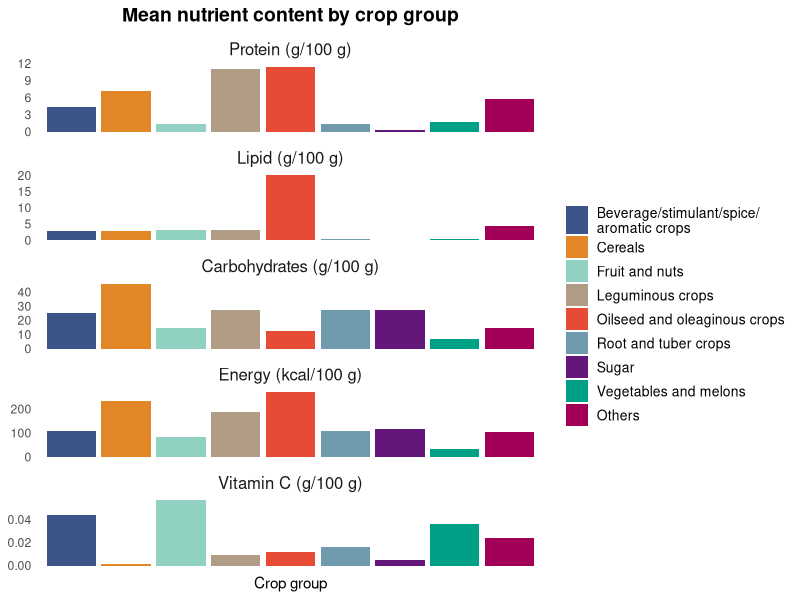

The R script that drew this image:
############################################################
# Purpose:
#   - Load crop- and nutrient-level data
#   - Clean and harmonize crop group classifications
#   - Reshape nutrient variables to long format
#   - Compute mean nutrient content by crop group
#   - Produce facetted bar plots of mean nutrient content
#   - Save publication-quality figure (Figure S1)
############################################################

# ---- 0. Load packages ----
library(readxl)   # read Excel files
library(dplyr)    # data wrangling
library(tidyr)    # data reshaping
library(ggplot2)  # plotting
library(writexl)  # (optional) write data if needed

# ---- 1. Read input data ----
data <- read_excel("data/Jun6-2025_edge_density_data.xlsx")

# Optional: inspect structure
# str(data)

# ---- 2. Basic type cleaning ----
data <- data %>%
  mutate(
    crop_group          = as.factor(crop_group),
    lifecycle           = as.factor(lifecycle),
    Crop_name_normalized = as.factor(Crop_name_normalized)
  )

# ---- 3. Extract unique nutrient profiles ----
# We keep one row per (Crop_name_normalized, crop_group, lifecycle)
nut_content <- data %>%
  select(
    Crop_name_normalized,
    crop_group,
    lifecycle,
    `protein in grams per 100g`,
    `lipid/fat in grams per 100g`,
    `energy in kcal per 100g`,
    `carbs in grams per 100g`,
    `vitamin c in grams per 100g`
  ) %>%
  distinct()

# Optional: inspect
# View(nut_content)
# str(nut_content)

# ---- 4. Harmonize crop-group categories ----
# Merge related crop groups into broader categories
nut_content <- nut_content %>%
  mutate(
    crop_group = as.character(crop_group),
    crop_group = ifelse(
      crop_group %in% c("Beverage and spice crops",
                        "Stimulant, spice and aromatic crops"),
      "Beverage/stimulant/spice/aromatic crops",
      crop_group
    ),
    crop_group = ifelse(
      crop_group %in% c("Potatoes and yams",
                        "High starch root/tuber crops"),
      "Root and tuber crops",
      crop_group
    ),
    crop_group = factor(crop_group)
  )

# Define intended order and display labels for crop groups
crop_levels <- c(
  "Beverage/stimulant/spice/aromatic crops",
  "Cereals",
  "Fruit and nuts",
  "Leguminous crops",
  "Oilseed crops and oleaginous fruits",
  "Root and tuber crops",
  "Sugar crops",
  "Vegetables and melons",
  "Other crops"
)

crop_labels <- c(
  "Beverage/stimulant/spice/\naromatic crops",
  "Cereals",
  "Fruit and nuts",
  "Leguminous crops",
  "Oilseed and oleaginous crops",
  "Root and tuber crops",
  "Sugar",
  "Vegetables and melons",
  "Others"
)

# ---- 5. Reshape nutrient variables to long format ----
nutrients_long <- nut_content %>%
  pivot_longer(
    cols = c(
      `protein in grams per 100g`,
      `lipid/fat in grams per 100g`,
      `energy in kcal per 100g`,
      `carbs in grams per 100g`,
      `vitamin c in grams per 100g`
    ),
    names_to  = "nutrient",
    values_to = "value"
  )

# ---- 6. Compute mean nutrient content by crop group ----
nutrients_summary <- nutrients_long %>%
  group_by(crop_group, nutrient) %>%
  summarise(
    mean_value = mean(value, na.rm = TRUE),
    .groups    = "drop"
  ) %>%
  mutate(
    # enforce crop-group order
    crop_group = factor(crop_group, levels = crop_levels),
    # relabel nutrient variable for plotting
    nutrient = factor(
      nutrient,
      levels = c(
        "protein in grams per 100g",
        "lipid/fat in grams per 100g",
        "carbs in grams per 100g",
        "energy in kcal per 100g",
        "vitamin c in grams per 100g"
      ),
      labels = c(
        "Protein (g/100 g)",
        "Lipid (g/100 g)",
        "Carbohydrates (g/100 g)",
        "Energy (kcal/100 g)",
        "Vitamin C (g/100 g)"
      )
    )
  )

# ---- 7. Define colour palette for crop groups ----
crop_palette <- c(
  "Beverage/stimulant/spice/aromatic crops" = "#3C5488",
  "Cereals"                                  = "#E18727",
  "Fruit and nuts"                           = "#91D1C2",
  "Leguminous crops"                         = "#B09C85",
  "Oilseed crops and oleaginous fruits"      = "#E64B35",
  "Root and tuber crops"                     = "#6F99AD",
  "Sugar crops"                              = "#631879",
  "Vegetables and melons"                    = "#00A087",
  "Other crops"                              = "#A20056"
)

# ---- 8. Plot: nutrient content by crop group (vertical facets) ----
p_nutrients <- ggplot(
  nutrients_summary,
  aes(x = crop_group, y = mean_value, fill = crop_group)
) +
  geom_col() +
  facet_wrap(~ nutrient, scales = "free_y", ncol = 1) +
  scale_fill_manual(values = crop_palette, labels = crop_labels) +
  labs(
    title = "Mean nutrient content by crop group",
    x     = "Crop group",
    y     = NULL
  ) +
  theme_minimal() +
  theme(
    plot.title   = element_text(hjust = 0.5, size = 14, face = "bold"),
    strip.text   = element_text(size = 12),
    axis.text.x  = element_blank(),
    axis.title.y = element_blank(),
    panel.grid.major = element_blank(),
    panel.grid.minor = element_blank(),
    axis.line        = element_blank(),
    legend.position  = "right",
    legend.title     = element_blank(),
    legend.text      = element_text(size = 10)
  )

# Display in R session (optional)
# print(p_nutrients)

# ---- 9. Save figure ----
ggsave(
  filename = "fig/Figure_S1.jpg",
  plot     = p_nutrients,
  width    = 7,
  height   = 12,
  units    = "in",
  dpi      = 300
)

############################################################
# End of script
############################################################